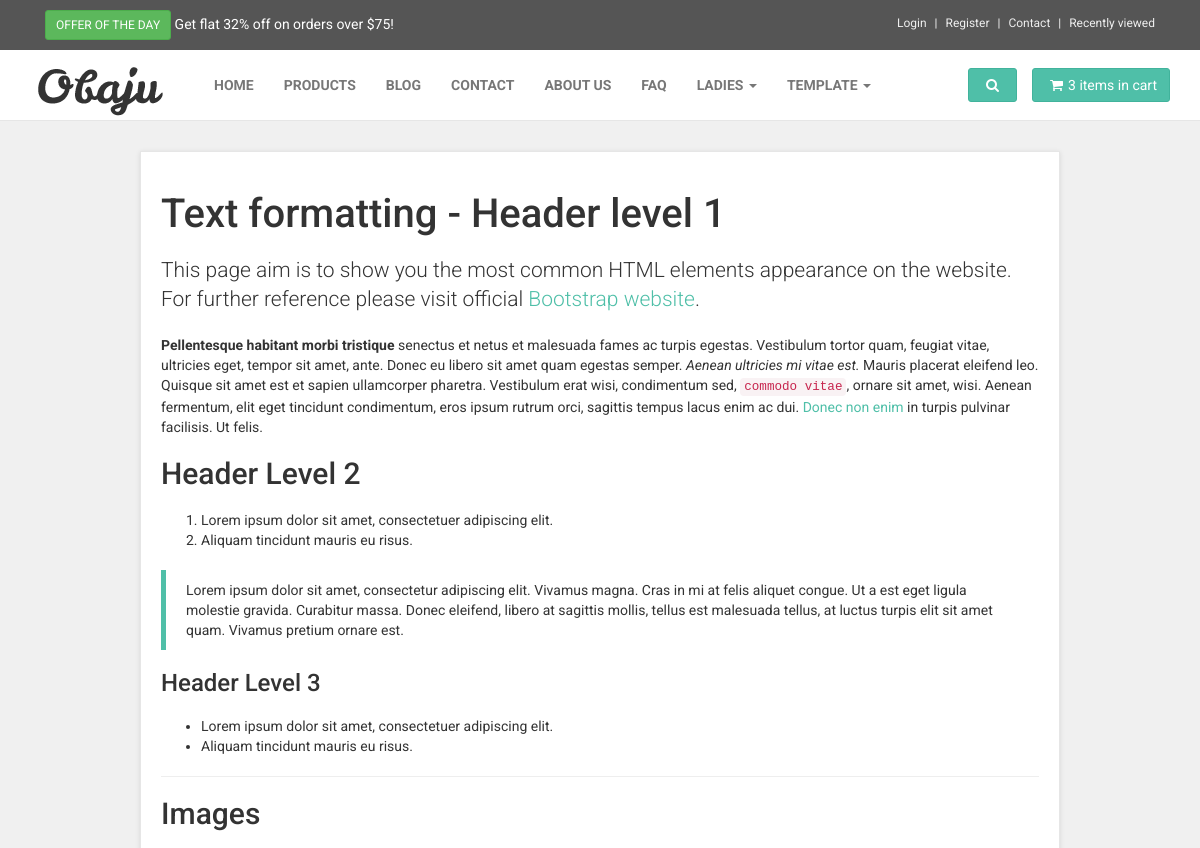
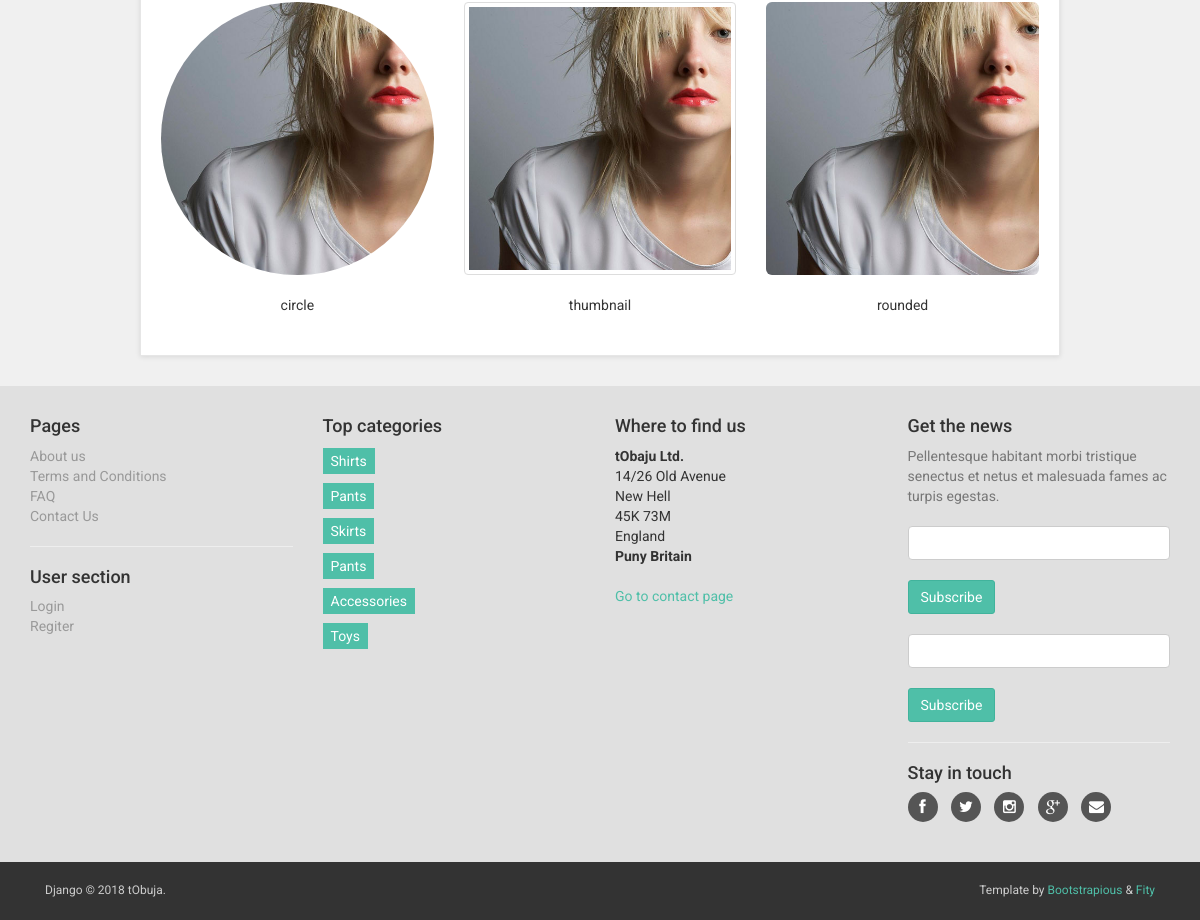
/terms-and-conditions/, run on the app's committed database (2 pictures, top to bottom).
### shophome/models.py (models this page shows, shortened)
class TopOffer(models.Model):
    percentage = models.CharField(max_length=2)
    limit = models.CharField(max_length=5)
    create = models.DateTimeField(auto_now_add=True)
    update = models.DateTimeField(auto_now=True)

class Logo(models.Model):
    name = models.CharField(max_length=250, null=True, blank=True)
    image_large = models.ImageField(upload_to='homepage/logo/%Y/%m/%d/', null=True, blank=True)
    image_small = models.ImageField(upload_to='homepage/logo/%Y/%m/%d/', null=True, blank=True)
    create = models.DateTimeField(auto_now_add=True, null=True, blank=True)
    update = models.DateTimeField(auto_now=True, null=True, blank=True)

class ContactUsPage(models.Model):
    corporate_name = models.CharField(max_length=100, null=True, blank=True)
    street = models.CharField(max_length=100, null=True, blank=True)
    city = models.CharField(max_length=100, null=True, blank=True)
    postcode = models.CharField(max_length=12, null=True, blank=True)
    division = models.CharField(max_length=100, null=True, blank=True)
    country = models.CharField(max_length=100, null=True, blank=True)
    call_center_info = models.TextField(null=True, blank=True)
    call_center_phone = models.CharField(max_length=100, null=True, blank=True)
    electronic_support = models.TextField(null=True, blank=True)
    electronic_email = models.EmailField(null=True, blank=True)
    electronic_ticket_link = models.URLField(max_length=300, null=True, blank=True)
    electronic_ticket = models.CharField(max_length=250, null=True, blank=True)
    map_snippet = models.TextField(null=True, blank=True)
    create = models.DateTimeField(auto_now_add=True)
    update = models.DateTimeField(auto_now=True)
    class Meta:
        verbose_name = 'Contact Us'
        verbose_name_plural = 'Contact Us Page'

### products/models.py (models this page shows, shortened)
class ProductCategory(models.Model):
    CHOICES = (
        ('draft', 'Draft'),
        ('published', 'Published'),
    )
    name = models.CharField(max_length=250)
    cat_group = models.ForeignKey(CategoryGroup, on_delete=models.CASCADE, null=True, blank=True)
    image = models.ImageField(upload_to='product/category/%Y/%m/%d/', null=True, blank=True)
    description = models.TextField()
    status = models.CharField(max_length=20, choices=CHOICES, default='draft')
    create = models.DateTimeField(auto_now_add=True)
    update = models.DateTimeField(auto_now=True)
    class Meta:
        verbose_name = 'Product Category'
        verbose_name_plural = 'Product Categories'

### shophome/views.py (the view, shortened to what this page needs)
# urls.py: url(r'^terms-and-conditions/$', views.terms_and_conditions, name='terms_and_conditions'),
def terms_and_conditions(request):
    stayintouch = get_object_or_404(StayInTouch)
    categories = ProductCategory.objects.filter(status='published')
    contactus = get_object_or_404(ContactUsPage)
    logo = get_object_or_404(Logo)
    offer = get_object_or_404(TopOffer)
    form = NewsletterUserSignUpForm(request.POST or None)
    template = 'pages/terms_and_conditions.html'
    context = {
        'stayintouch': stayintouch,
        'logo': logo,
        'offer': offer,
        'contactus': contactus,
        'categories': categories,
        'form': form,
    }
    return render(request, template, context)

### newsletter/forms.py (shortened to what this page needs)
class NewsletterUserSignUpForm(forms.ModelForm):
    helper = FormHelper()
    helper.form_show_labels = False
    helper.add_input(Submit('submit', 'Subscribe'))
    class Meta:
        model = NewsletterUser
        fields = ['email']

### templates/pages/terms_and_conditions.html (shortened to what this page needs)
{% extends 'base.html' %}
{% load static %}
{% block content %}
    <div class="container">
        <div class="col-md-10 col-md-offset-1">
            <div class="box" id="text-page">
                <h1>Text formatting - Header level 1</h1>
                <p class="lead">This page aim is to show you the most common HTML elements appearance on the website.
                    For
                    further reference please visit official <a href="http://getbootstrap.com/css/" class="external">Bootstrap
                        website</a>.</p>
                <p><strong>Pellentesque habitant morbi tristique</strong> senectus et netus et malesuada fames ac turpis
                    egestas. Vestibulum tortor quam, feugiat vitae, ultricies eget, tempor sit amet, ante. Donec eu
                    libero
                    sit
                    amet quam egestas semper. <em>Aenean ultricies mi vitae est.</em> Mauris
                    placerat eleifend leo. Quisque sit amet est et sapien ullamcorper pharetra. Vestibulum erat wisi,
                    condimentum sed, <code>commodo vitae</code>, ornare sit amet, wisi. Aenean fermentum, elit eget
                    tincidunt
                    condimentum, eros ipsum
                    rutrum orci, sagittis tempus lacus enim ac dui. <a href="#">Donec non enim</a> in turpis pulvinar
                    facilisis.
                    Ut felis.</p>
                <h2>Header Level 2</h2>
                <ol>
                    <li>Lorem ipsum dolor sit amet, consectetuer adipiscing elit.</li>
                    <li>Aliquam tincidunt mauris eu risus.</li>
                </ol>
                <blockquote>
                    <p>Lorem ipsum dolor sit amet, consectetur adipiscing elit. Vivamus magna. Cras in mi at felis
                        aliquet
                        congue. Ut a est eget ligula molestie gravida. Curabitur massa. Donec eleifend, libero at
                        sagittis
                        mollis, tellus est malesuada
                        tellus, at luctus turpis elit sit amet quam. Vivamus pretium ornare est.</p>
                </blockquote>
                <h3>Header Level 3</h3>
                <ul>
                    <li>Lorem ipsum dolor sit amet, consectetuer adipiscing elit.</li>
                    <li>Aliquam tincidunt mauris eu risus.</li>
                </ul>
                <hr>
                <h2>Images</h2>
                <div class="row">
                    <div class="col-md-4">
                        <p class="text-center">
                            <img src="{% static 'img/detailsquare.jpg' %}" class="img-circle img-responsive" alt="">
                        </p>
                        <p class="text-center">circle</p>
                    </div>
                    <div class="col-md-4">
                        <p class="text-center">
                            <img src="{% static 'img/detailsquare.jpg' %}" class="img-thumbnail  img-responsive" alt="">
                        </p>
                        <p class="text-center">thumbnail</p>
                    </div>
                    <div class="col-md-4">
                        <p class="text-center">
                            <img src="{% static 'img/detailsquare.jpg' %}" class="img-rounded img-responsive" alt="">
                        </p>
                        <p class="text-center">rounded</p>
                    </div>
                </div>
            </div>
        </div>
    </div>
{% endblock %}

### templates/partials/_topbar.html (shortened to what this page needs)
<div id="top">
    <div class="container">
        <div class="col-md-6 offer" data-animate="fadeInDown">
            <a href="#" class="btn btn-success btn-sm" data-animate-hover="shake">Offer of the day</a> <a href="#">Get
            flat {{ offer.percentage }}% off on orders over ${{ offer.limit }}!</a>
        </div>
        <div class="col-md-6" data-animate="fadeInDown">
            <ul class="menu">
                <li><a href="#" data-toggle="modal" data-target="#login-modal">Login</a>
                </li>
                <li><a href="register.html">Register</a>
                </li>
                <li><a href="contact.html">Contact</a>
                </li>
                <li><a href="#">Recently viewed</a>
                </li>
            </ul>
        </div>
    </div>
</div>

### templates/partials/_navbar.html (shortened to what this page needs)
{% load static %}
<div class="navbar navbar-default yamm" role="navigation" id="navbar">
    <div class="container">
        <div class="navbar-header">
            <a class="navbar-brand home" href="{% url 'shophome:homepage' %}" data-animate-hover="bounce">
                <img src="{{ logo.image_large.url }}" alt="{{ logo.name }}" class="hidden-xs">
            </a>
        </div>
        <div class="navbar-collapse collapse" id="navigation">
            <ul class="nav navbar-nav navbar-left">
                <li {% if request.path == '/' %}class="active"{% endif %}><a href="{% url 'shophome:homepage' %}">Home</a></li>
                <li {% if request.path == '/products/' %}class="active"{% endif %}><a href="{% url 'products:products_list' %}">Products</a></li>
                <li {% if request.path == '/blog/' %}class="active"{% endif %}><a href="{% url 'blog:blog_list' %}">Blog</a></li>
                <li {% if request.path == '/contact/' %}class="active"{% endif %}><a href="{% url 'shophome:contact' %}">Contact</a></li>
                <li {% if request.path == '/about-us/' %}class="active"{% endif %}><a href="{% url 'shophome:about_us' %}">About Us</a></li>
                <li {% if request.path == '/faq/' %}class="active"{% endif %}><a href="{% url 'shophome:faq' %}">FAQ</a></li>
                <li class="dropdown yamm-fw">
                    <a href="#" class="dropdown-toggle" data-toggle="dropdown" data-hover="dropdown" data-delay="200">Ladies
                        <b class="caret"></b></a>
                </li>
                <li class="dropdown yamm-fw">
                    <a href="#" class="dropdown-toggle" data-toggle="dropdown" data-hover="dropdown" data-delay="200">Template
                        <b class="caret"></b></a>
                </li>
            </ul>
        </div>
        <div class="navbar-buttons">
            <div class="navbar-collapse collapse right" id="basket-overview">
                <a href="basket.html" class="btn btn-primary navbar-btn"><i class="fa fa-shopping-cart"></i><span
                        class="hidden-sm">3 items in cart</span></a>
            </div>
            <div class="navbar-collapse collapse right" id="search-not-mobile">
                <button type="button" class="btn navbar-btn btn-primary" data-toggle="collapse" data-target="#search">
                    <i class="fa fa-search"></i>
                </button>
            </div>
        </div>
    </div>
</div>

### templates/partials/_footer.html (shortened to what this page needs)
<div id="footer" data-animate="fadeInUp">
    <div class="container">
        <div class="row">
            <div class="col-md-3 col-sm-6">
                <h4>Pages</h4>
                <ul>
                    <li><a href="{% url 'shophome:about_us' %}">About us</a>
                    </li>
                    <li><a href="{% url 'shophome:terms_and_conditions' %}">Terms and Conditions</a>
                    </li>
                    <li><a href="{% url 'shophome:faq' %}">FAQ</a>
                    </li>
                    <li><a href="{% url 'shophome:contact' %}">Contact Us</a>
                    </li>
                </ul>
                <hr>
                <h4>User section</h4>
                <ul>
                    <li><a href="#" data-toggle="modal" data-target="#login-modal">Login</a>
                    </li>
                    <li><a href="register.html">Regiter</a>
                    </li>
                </ul>
            </div>
            <div class="col-md-3 col-sm-6">
                <h4>Top categories</h4>
                <ul class="footer_category">
                    {% for category in categories %}
                        <li><a href="category.html">{{ category.name | capfirst }}</a></li>
                    {% endfor %}
                </ul>
            </div>
            <div class="col-md-3 col-sm-6">
                <h4>Where to find us</h4>
                <p><strong>{{ contactus.corporate_name }}.</strong>
                    <br>{{ contactus.street }}
                    <br>{{ contactus.city }}
                    <br>{{ contactus.postcode }}
                    <br>{{ contactus.division }}
                    <br>
                    <strong>{{ contactus.country }}</strong>
                </p>
                <a href="{% url 'shophome:contact' %}">Go to contact page</a>
            </div>
            <div class="col-md-3 col-sm-6">
                <h4>Get the news</h4>
                <p class="text-muted">Pellentesque habitant morbi tristique senectus et netus et malesuada fames ac
                    turpis egestas.</p>
                {% include 'partials/_newsletter.html' %}
                <hr>
                <h4>Stay in touch</h4>
                <p class="social">
                    <a href="{{ stayintouch.facebook }}" class="facebook external" data-animate-hover="shake"><i
                            class="fa fa-facebook"></i></a>
                    <a href="{{ stayintouch.twitter }}" class="twitter external" data-animate-hover="shake"><i
                            class="fa fa-twitter"></i></a>
                    <a href="{{ stayintouch.instagram }}" class="instagram external" data-animate-hover="shake"><i
                            class="fa fa-instagram"></i></a>
                    <a href="{{ stayintouch.googleplus }}" class="gplus external" data-animate-hover="shake"><i
                            class="fa fa-google-plus"></i></a>
                    <a href="{{ stayintouch.emailus }}" class="email external" data-animate-hover="shake"><i
                            class="fa fa-envelope"></i></a>
                </p>
            </div>
        </div>
    </div>
</div>

### static/css/custom.css (style rules this page uses)
ul.footer_category li { margin: 15px 0; }
ul.footer_category a { background-color: #4fbfa8; padding: 5px 8px; color: white !important; }

### data on the page
TopOffer: percentage "32", limit "75"
Logo: image_large (picture)
ProductCategory: name "Shirts"
ProductCategory: name "Pants"
ProductCategory: name "Skirts"
ProductCategory: name "Pants"
ProductCategory: name "Accessories"
ProductCategory: name "Toys"
ContactUsPage: corporate_name "tObaju Ltd", street "14/26 Old Avenue", city "New Hell", postcode "45K 73M", division "England", country "Puny Britain"
